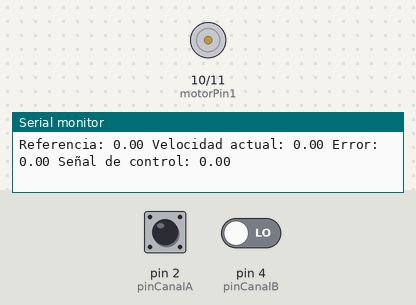
Bench run of a sketch on a simulated Arduino Uno, built with avr-gcc and run on an emulated ATmega328P. On the bench: motor-driver pin pairs drawn as motors (green arrow = first pin HIGH = forward, orange = second pin HIGH = backward, longer = more drive), the last lines printed to the serial monitor. The inputs (shaded band) are chosen by the test bench; at power-on: pin 2 (pinCanalA) LOW, pin 4 (pinCanalB) LOW.

Above: at 1.2 s.
1.3 s: pin 2 (pinCanalA) driven HIGH
At 2.5 s:
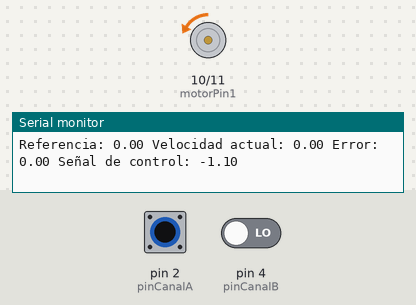
2.8 s: pin 2 (pinCanalA) pulsed LOW 2 times (0.12 s each, 0.3 s apart)
At 3.12 s:
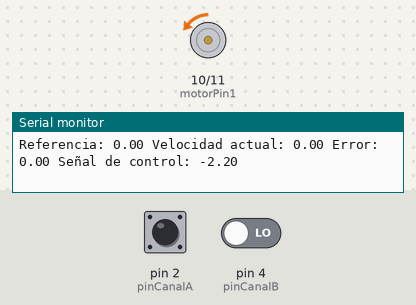
Timing chart, 0 to 5.8 s (numbered marks = the images above; inputs shaded):
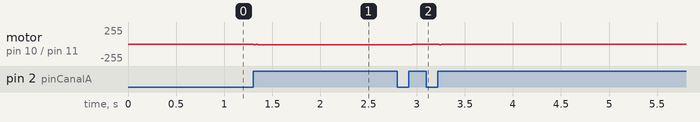

The sketch:

Control_PID_Velocidad.ino
```cpp
//Encoder #1
const int pinCanalA=2;
const int pinCanalB=4;

//Control Motor 1
const int motorPin1=10;
const int motorPin2=11;


float dt=0.02;
float tiempo=0;
float contador=0;
float pos=0;
float pos_ant=0;
float vel=0;
float VMotor=0;
float valorM=0;


float Ts;
float kp, ki, kd;
float q0, q1, q2;
float u[2] = {0.0, 0.0}; // u[0] salida actual   u[1] salida anterior
float e[3] = {0.0, 0.0, 0.0};  //e[0] error actual    e[1] anterior  e[2] dos veces anterior
float referencia=0;
float retro; //retroalimentacion

String refstring="";


//Configuracion de puertos E/S, Serial e interrupciones
void setup() {
  Serial.begin(115200);
  attachInterrupt(digitalPinToInterrupt(pinCanalA),Encoder,RISING);
  pinMode(pinCanalA,INPUT);
  pinMode(pinCanalB,INPUT);

  pinMode(motorPin1,OUTPUT);
  pinMode(motorPin2,OUTPUT);

  kp = 4.4;
  ki = 30;
  kd = 0.01;
  Ts = 0.02;

  q0= kp+(ki*Ts/2)+(kd/Ts);
  q1= -kp+(ki*Ts/2)-(2.0*kd/Ts);
  q2= kd/Ts;


}

void loop() {
// Linea de tiempo se usa para controlar el tiempo demuestreo
 if(micros()-tiempo>dt*1000000)
 {
 tiempo=micros();
  pos=contador;
  //Realizar la converción según el motor
  vel=(pos-pos_ant)*1.836;

//INICIO DE AREA DE CONTROL
    retro = vel;
    //calcular la señal de error
    e[0] = referencia-retro;
    //calcular la ecuación en diferencias
    u[0]=q0*e[0]+q1*e[1]+q2*e[2]+u[1];
    //limitar la señal de control
    if(u[0] > 255.0) u[0] = 255;
    if(u[0] < -255.0) u[0] = -255;
    //corrimiento para mover las muestras
    e[2] = e[1];
    e[1] = e[0];
    u[1] = u[0];
// //FIN DE AREA DE CONTROL

  //Enviamos voltaje a puertos salida PWM
  if ((int)u[0]<0){
    analogWrite(motorPin1,0);
    analogWrite(motorPin2,(int)(-u[0]));
  }
  if ((int)u[0]>=0){
    analogWrite(motorPin1,(int)u[0]);
    analogWrite(motorPin2,0);
  }
  Serial.print("Referencia: ");
  Serial.print(referencia);
  Serial.print(" Velocidad actual: ");
  Serial.print(retro);
  Serial.print(" Error: ");
  Serial.print(e[0]);
  Serial.print(" Señal de control: ");
  Serial.println(u[0]);
  pos_ant=pos;
 }
}

//Interrupcion de Encoder 1
void Encoder()
{
  if (digitalRead(pinCanalA)==digitalRead(pinCanalB)){
    contador--;}
    else{
      contador++;}
}

unsigned int index;
void serialEvent()
{
    char ch = Serial.read();
    refstring.concat(ch);
    if(refstring.charAt(index) == '\n' && refstring.charAt(index-1) == '\r')
    {
      index = 0;
      referencia = refstring.toFloat();
      refstring = "";
      }
    else{
    index++;
    }
}
```

Measured:
- after the input at 1.3 s, motor on pin 10 (motorPin1) / pin 11 (motorPin2): stopped → backward 9/255 at once
- after the input at 2.8 s, motor on pin 10 (motorPin1) / pin 11 (motorPin2): backward 9/255 → backward 2/255 after 0.13 s, → backward 3/255 0.30 s later
